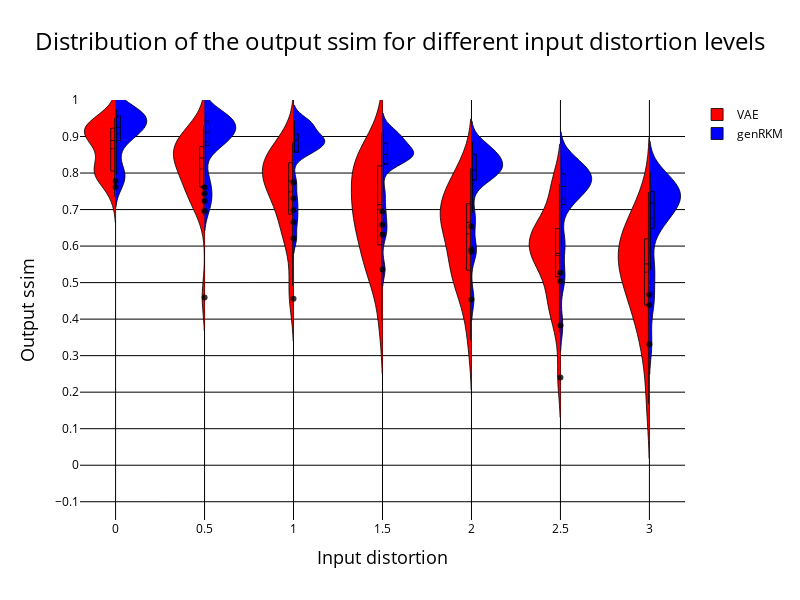

Write notebook code for a chart like this one.
### Code cell
traces = []

for i in range(len(reference_points)):

    # Create a trace for the holiday distribution
    trace1 = go.Violin(
        x=reference_matrix[i],
        y=Lists_close_ssim_VAE_t[i],
        name='VAE' if i == 0 else None,
        side='negative',
        box_visible=True,
        meanline_visible=True,
        #hovertemplate='Holiday<br>Noise Level: %{y.2f} dB(A)',
        #hoverlabel=dict(namelength=0),
        fillcolor='red',
        line=dict(color='rgba(0, 0, 0, 0.8)', width=1) ,
        showlegend=(i == 0) 
    )

    # Create a trace for the normal day distribution
    trace2 = go.Violin(
        x=reference_matrix[i], #to put the two graphs next to each other instead of separately
        y=Lists_close_ssim_genRKM_t[i],
        name='genRKM' if i == 0 else None,
        side='positive',
        box_visible=True,
        meanline_visible=True,
        #hovertemplate='Normal Day<br>Noise Level: %{y.2f} dB(A)',
        #hoverlabel=dict(namelength=0),
        fillcolor='blue',
        line=dict(color='rgba(0, 0, 0, 0.8)', width=1) ,
        showlegend=(i == 0)
    )

    traces.append(trace1)
    traces.append(trace2)

# Create the layout for the plot
layout_fig1 = go.Layout(
    title=dict(
        text='Distribution of the output ssim for different input distortion levels',
        x=0.5,
        xanchor='center',
        font=dict(color="black", size=24)
    ),
    title_font=dict(size=24, color="black"),  
    xaxis=dict(
        {'title': 'Input distortion'}, 
        range = [-0.2, 3.2],
        #ticktext = ["false",'Holiday - Normal day'],
        title_font=dict(color="black", size = 18),
        tickfont=dict(color='black'),
        showticklabels=True, 
        tickvals = reference_points, 
        ticktext = reference_points,
        gridcolor='black'),
    yaxis=dict(
        {'title': 'Output ssim'},
        title_font=dict(color="black", size = 18),
        tickfont=dict(color="black"),
        #showticklabels=False,
        range = [-0.15, 1],
        tickvals=[-0.1, 0, 0.1, 0.2, 0.3, 0.4, 0.5, 0.6, 0.7, 0.7, 0.8, 0.9, 1],
        gridcolor='black',
        zeroline=True,  # Ensure the zeroline is shown
        zerolinecolor='black',  # Set the color of the zeroline to black
        zerolinewidth=1  # Set the width of the zeroline
        ),
    violingap=0,  # Set the gap between violins to 0 for overlapping
    plot_bgcolor='white',  
    paper_bgcolor='white',  
    legend = dict(font=dict(color='black'))
)

layout_fig1.update(width=800, height=600)

# Create the figure and add the traces
fig1 = go.Figure(data=traces, layout=layout_fig1)

# Show the plot
fig1.show()

### Figure 1 — Plotly figure (JSON) as saved in the notebook; plotly's stock layout.template omitted (floating-point values rounded to 4 significant figures)
{"data": [{"box": {"visible": true}, "fillcolor": "red", "line": {"color": "rgba(0, 0, 0, 0.8)", "width": 1}, "meanline": {"visible": true}, "name": "VAE", "showlegend": true, "side": "negative", "type": "violin", "x": [0, 0, 0, 0, 0, 0, 0, 0, 0, 0, 0, 0, 0, 0, 0, 0, 0, 0, 0, 0, 0, 0, 0, 0, 0], "y": [0.7817, 0.9284, 0.8168, 0.9216, 0.8186, 0.9281, 0.9268, 0.8862, 0.8012, 0.9018, 0.807, 0.9502, 0.7784, 0.8552, 0.9211, 0.7932, 0.9105, 0.8443, 0.8003, 0.9309, 0.8912, 0.7356, 0.9426, 0.889, 0.9049]}, {"box": {"visible": true}, "fillcolor": "blue", "line": {"color": "rgba(0, 0, 0, 0.8)", "width": 1}, "meanline": {"visible": true}, "name": "genRKM", "showlegend": true, "side": "positive", "type": "violin", "x": [0, 0, 0, 0, 0, 0, 0, 0, 0, 0, 0, 0, 0, 0, 0, 0, 0, 0, 0, 0, 0, 0, 0, 0, 0], "y": [0.9214, 0.9289, 0.922, 0.7779, 0.9209, 0.819, 0.9668, 0.9251, 0.9057, 0.9628, 0.9518, 0.7953, 0.9718, 0.9538, 0.9742, 0.9502, 0.9721, 0.9465, 0.9646, 0.7615, 0.8984, 0.926, 0.7981, 0.8962, 0.8669]}, {"box": {"visible": true}, "fillcolor": "red", "line": {"color": "rgba(0, 0, 0, 0.8)", "width": 1}, "meanline": {"visible": true}, "showlegend": false, "side": "negative", "type": "violin", "x": [0.5, 0.5, 0.5, 0.5, 0.5, 0.5, 0.5, 0.5, 0.5, 0.5, 0.5, 0.5, 0.5, 0.5, 0.5, 0.5, 0.5, 0.5, 0.5, 0.5, 0.5, 0.5, 0.5, 0.5, 0.5], "y": [0.8143, 0.7919, 0.8621, 0.4594, 0.7578, 0.8879, 0.8954, 0.8676, 0.7341, 0.8444, 0.8689, 0.9069, 0.7336, 0.7626, 0.9227, 0.6829, 0.8414, 0.8823, 0.8084, 0.8549, 0.8013, 0.7189, 0.9284, 0.8516, 0.8001]}, {"box": {"visible": true}, "fillcolor": "blue", "line": {"color": "rgba(0, 0, 0, 0.8)", "width": 1}, "meanline": {"visible": true}, "showlegend": false, "side": "positive", "type": "violin", "x": [0.5, 0.5, 0.5, 0.5, 0.5, 0.5, 0.5, 0.5, 0.5, 0.5, 0.5, 0.5, 0.5, 0.5, 0.5, 0.5, 0.5, 0.5, 0.5, 0.5, 0.5, 0.5, 0.5, 0.5, 0.5], "y": [0.9036, 0.9177, 0.9008, 0.7236, 0.9113, 0.792, 0.955, 0.9039, 0.8809, 0.9508, 0.9278, 0.7432, 0.9579, 0.9389, 0.9648, 0.9247, 0.961, 0.9293, 0.9524, 0.6964, 0.8797, 0.916, 0.7613, 0.8802, 0.862]}, {"box": {"visible": true}, "fillcolor": "red", "line": {"color": "rgba(0, 0, 0, 0.8)", "width": 1}, "meanline": {"visible": true}, "showlegend": false, "side": "negative", "type": "violin", "x": [1, 1, 1, 1, 1, 1, 1, 1, 1, 1, 1, 1, 1, 1, 1, 1, 1, 1, 1, 1, 1, 1, 1, 1, 1], "y": [0.7599, 0.7453, 0.792, 0.6346, 0.8248, 0.8828, 0.8785, 0.8173, 0.6948, 0.8416, 0.8184, 0.456, 0.7417, 0.7462, 0.8528, 0.7782, 0.8467, 0.8079, 0.8042, 0.6098, 0.8391, 0.6641, 0.4905, 0.6418, 0.7375]}, {"box": {"visible": true}, "fillcolor": "blue", "line": {"color": "rgba(0, 0, 0, 0.8)", "width": 1}, "meanline": {"visible": true}, "showlegend": false, "side": "positive", "type": "violin", "x": [1, 1, 1, 1, 1, 1, 1, 1, 1, 1, 1, 1, 1, 1, 1, 1, 1, 1, 1, 1, 1, 1, 1, 1, 1], "y": [0.8783, 0.8955, 0.8727, 0.6653, 0.8967, 0.774, 0.9296, 0.8806, 0.858, 0.9264, 0.8901, 0.698, 0.9347, 0.8961, 0.9448, 0.89, 0.9437, 0.9001, 0.9325, 0.6208, 0.8556, 0.8946, 0.7303, 0.8588, 0.8644]}, {"box": {"visible": true}, "fillcolor": "red", "line": {"color": "rgba(0, 0, 0, 0.8)", "width": 1}, "meanline": {"visible": true}, "showlegend": false, "side": "negative", "type": "violin", "x": [1.5, 1.5, 1.5, 1.5, 1.5, 1.5, 1.5, 1.5, 1.5, 1.5, 1.5, 1.5, 1.5, 1.5, 1.5, 1.5, 1.5, 1.5, 1.5, 1.5, 1.5, 1.5, 1.5, 1.5, 1.5], "y": [0.678, 0.7178, 0.7309, 0.3943, 0.6699, 0.7753, 0.8331, 0.7613, 0.5888, 0.8298, 0.8391, 0.9095, 0.6085, 0.6582, 0.8158, 0.6598, 0.6953, 0.8194, 0.8203, 0.5233, 0.8514, 0.5696, 0.5387, 0.5243, 0.7136]}, {"box": {"visible": true}, "fillcolor": "blue", "line": {"color": "rgba(0, 0, 0, 0.8)", "width": 1}, "meanline": {"visible": true}, "showlegend": false, "side": "positive", "type": "violin", "x": [1.5, 1.5, 1.5, 1.5, 1.5, 1.5, 1.5, 1.5, 1.5, 1.5, 1.5, 1.5, 1.5, 1.5, 1.5, 1.5, 1.5, 1.5, 1.5, 1.5, 1.5, 1.5, 1.5, 1.5, 1.5], "y": [0.8531, 0.849, 0.8496, 0.6314, 0.8783, 0.7437, 0.9, 0.8509, 0.8339, 0.8933, 0.8472, 0.6585, 0.8992, 0.8527, 0.911, 0.8471, 0.9181, 0.8649, 0.8958, 0.5358, 0.8258, 0.8675, 0.695, 0.8263, 0.8588]}, {"box": {"visible": true}, "fillcolor": "red", "line": {"color": "rgba(0, 0, 0, 0.8)", "width": 1}, "meanline": {"visible": true}, "showlegend": false, "side": "negative", "type": "violin", "x": [2, 2, 2, 2, 2, 2, 2, 2, 2, 2, 2, 2, 2, 2, 2, 2, 2, 2, 2, 2, 2, 2, 2, 2, 2], "y": [0.5617, 0.6651, 0.6364, 0.3414, 0.7422, 0.7112, 0.813, 0.5162, 0.5345, 0.7307, 0.6697, 0.5678, 0.5316, 0.5247, 0.7912, 0.6712, 0.7534, 0.8016, 0.7088, 0.6826, 0.6554, 0.4625, 0.4394, 0.6144, 0.7108]}, {"box": {"visible": true}, "fillcolor": "blue", "line": {"color": "rgba(0, 0, 0, 0.8)", "width": 1}, "meanline": {"visible": true}, "showlegend": false, "side": "positive", "type": "violin", "x": [2, 2, 2, 2, 2, 2, 2, 2, 2, 2, 2, 2, 2, 2, 2, 2, 2, 2, 2, 2, 2, 2, 2, 2, 2], "y": [0.8222, 0.8009, 0.8079, 0.5842, 0.8503, 0.6911, 0.8631, 0.8171, 0.7992, 0.8514, 0.808, 0.5912, 0.8538, 0.804, 0.8706, 0.7858, 0.8856, 0.8281, 0.8622, 0.4535, 0.7952, 0.8308, 0.6539, 0.7685, 0.8354]}, {"box": {"visible": true}, "fillcolor": "red", "line": {"color": "rgba(0, 0, 0, 0.8)", "width": 1}, "meanline": {"visible": true}, "showlegend": false, "side": "negative", "type": "violin", "x": [2.5, 2.5, 2.5, 2.5, 2.5, 2.5, 2.5, 2.5, 2.5, 2.5, 2.5, 2.5, 2.5, 2.5, 2.5, 2.5, 2.5, 2.5, 2.5, 2.5, 2.5, 2.5, 2.5, 2.5, 2.5], "y": [0.53, 0.6219, 0.5776, 0.5601, 0.6054, 0.6443, 0.7603, 0.5605, 0.3644, 0.6583, 0.6181, 0.2401, 0.4738, 0.5762, 0.7703, 0.58, 0.6338, 0.6642, 0.6251, 0.4419, 0.761, 0.4262, 0.4464, 0.5432, 0.671]}, {"box": {"visible": true}, "fillcolor": "blue", "line": {"color": "rgba(0, 0, 0, 0.8)", "width": 1}, "meanline": {"visible": true}, "showlegend": false, "side": "positive", "type": "violin", "x": [2.5, 2.5, 2.5, 2.5, 2.5, 2.5, 2.5, 2.5, 2.5, 2.5, 2.5, 2.5, 2.5, 2.5, 2.5, 2.5, 2.5, 2.5, 2.5, 2.5, 2.5, 2.5, 2.5, 2.5, 2.5], "y": [0.7912, 0.7456, 0.7517, 0.5267, 0.8111, 0.617, 0.8261, 0.7667, 0.763, 0.7971, 0.7614, 0.5037, 0.7992, 0.7507, 0.8227, 0.7153, 0.8438, 0.7905, 0.8244, 0.3826, 0.7631, 0.7873, 0.5971, 0.7097, 0.7947]}, {"box": {"visible": true}, "fillcolor": "red", "line": {"color": "rgba(0, 0, 0, 0.8)", "width": 1}, "meanline": {"visible": true}, "showlegend": false, "side": "negative", "type": "violin", "x": [3, 3, 3, 3, 3, 3, 3, 3, 3, 3, 3, 3, 3, 3, 3, 3, 3, 3, 3, 3, 3, 3, 3, 3, 3], "y": [0.5206, 0.4949, 0.694, 0.1683, 0.5376, 0.6109, 0.7478, 0.5887, 0.3271, 0.6396, 0.6027, 0.6523, 0.4861, 0.4187, 0.685, 0.5567, 0.5579, 0.6396, 0.5513, 0.4078, 0.6132, 0.4403, 0.3026, 0.4329, 0.536]}, {"box": {"visible": true}, "fillcolor": "blue", "line": {"color": "rgba(0, 0, 0, 0.8)", "width": 1}, "meanline": {"visible": true}, "showlegend": false, "side": "positive", "type": "violin", "x": [3, 3, 3, 3, 3, 3, 3, 3, 3, 3, 3, 3, 3, 3, 3, 3, 3, 3, 3, 3, 3, 3, 3, 3, 3], "y": [0.7509, 0.6909, 0.6843, 0.4668, 0.7671, 0.5469, 0.7837, 0.7022, 0.7241, 0.7486, 0.7175, 0.439, 0.7475, 0.6841, 0.783, 0.6487, 0.804, 0.7344, 0.7802, 0.3315, 0.7144, 0.7414, 0.533, 0.6475, 0.7476]}], "layout": {"height": 600, "legend": {"font": {"color": "black"}}, "paper_bgcolor": "white", "plot_bgcolor": "white", "title": {"font": {"color": "black", "size": 24}, "text": "Distribution of the output ssim for different input distortion levels", "x": 0.5, "xanchor": "center"}, "violingap": 0, "width": 800, "xaxis": {"gridcolor": "black", "range": [-0.2, 3.2], "showticklabels": true, "tickfont": {"color": "black"}, "ticktext": [0, 0.5, 1, 1.5, 2, 2.5, 3], "tickvals": [0, 0.5, 1, 1.5, 2, 2.5, 3], "title": {"font": {"color": "black", "size": 18}, "text": "Input distortion"}}, "yaxis": {"gridcolor": "black", "range": [-0.15, 1], "tickfont": {"color": "black"}, "tickvals": [-0.1, 0, 0.1, 0.2, 0.3, 0.4, 0.5, 0.6, 0.7, 0.7, 0.8, 0.9, 1], "title": {"font": {"color": "black", "size": 18}, "text": "Output ssim"}, "zeroline": true, "zerolinecolor": "black", "zerolinewidth": 1}}}
